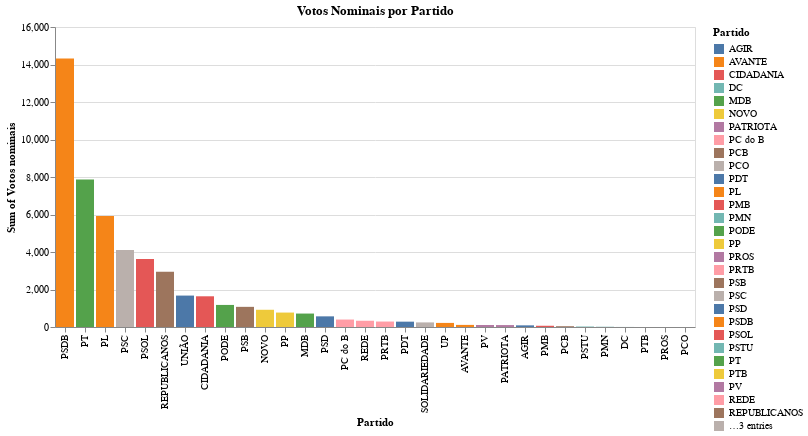

Here is the notebook cell this chart was saved with:
### Code cell
# prompt: Usando o DataFrame df: barras

import altair as alt

# Create the bar chart
chart = alt.Chart(df).mark_bar().encode(
    x=alt.X('Partido', sort='-y'),  # Sort the parties by descending vote count
    y='sum(Votos nominais)',  # Aggregate votes for each party
    color='Partido',  # Color bars according to party
    tooltip=['Partido', 'sum(Votos nominais)']  # Add tooltips for details
).properties(
    title='Votos Nominais por Partido'  # Add a title to the chart
)

chart

### Figure 1 — Vega-Lite specification as saved in the notebook (floating-point values rounded to 4 significant figures; data arrays with more than 128 entries replaced by an {"elided": "..."} marker saying what was removed)
{"config": {"view": {"continuousWidth": 400, "continuousHeight": 300}}, "data": {"name": "data-11267d4c6f24034db1401d10e066d15d"}, "mark": "bar", "encoding": {"color": {"field": "Partido", "type": "nominal"}, "tooltip": [{"field": "Partido", "type": "nominal"}, {"aggregate": "sum", "field": "Votos nominais", "type": "quantitative"}], "x": {"field": "Partido", "sort": "-y", "type": "nominal"}, "y": {"aggregate": "sum", "field": "Votos nominais", "type": "quantitative"}}, "title": "Votos Nominais por Partido", "$schema": "https://vega.github.io/schema/vega-lite/v4.17.0.json", "datasets": {"data-11267d4c6f24034db1401d10e066d15d": {"elided": "1924 records"}}}
